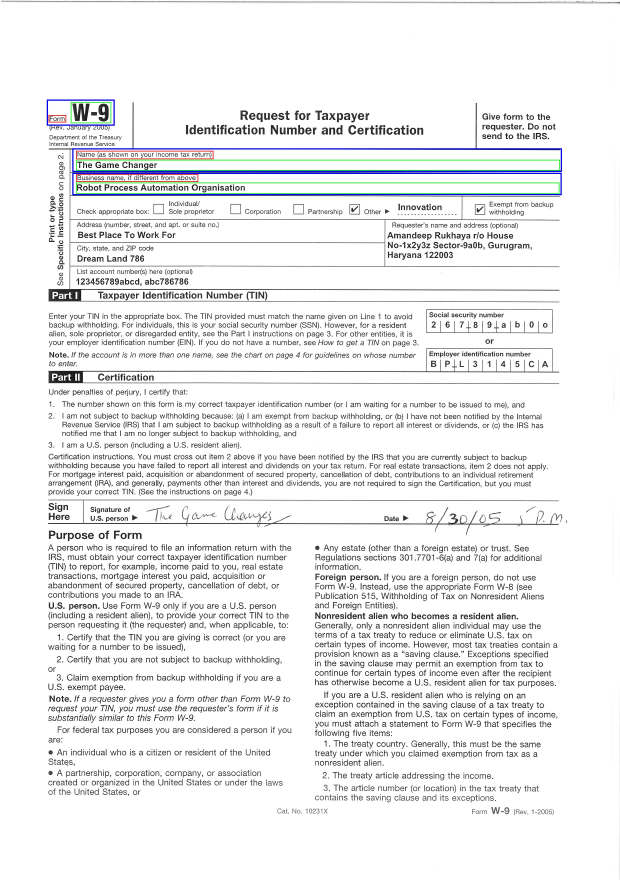
#> input picture ai/ml/projects/data/ScannedForm_For_TextExtraction_Template.jpg, 2480 x 3520 px (shown at 1/4 size)
$ jupyter execute ExtractTextFromScannedImages_TemplateMatching_SVM_Model.ipynb   (shell and % lines are left out)   (older library calls are emulated)
#> lines starting #> are read from the running program, lines starting #| are printed output that depends on the picture; after the words box and inside, x2 and y2 are one past the last pixel; in counts of white or black regions, pixels touching at a corner belong together
[cell 1]
# to make matplotlib figures inline

[cell 2]
# import neccessary packages

import pandas as pd
import numpy as np
import cv2
import matplotlib.pyplot as plt

[cell 3]
# Utility Methods

def show_high_resolution_picture_in_two_parts(image_in_numpy_format, image_name):
    height, width = image_in_numpy_format.shape[:2]

    if len(image_in_numpy_format.shape)==3:
        cv2.imshow(image_name+" Part-1", cv2.resize(image_in_numpy_format[:height//2, :, :], (0,0), fx=0.4, fy=0.4))
        cv2.waitKey() #This is required for showing opencv images
        #cv2.imshow(image_name+" Part-2", cv2.resize(image_in_numpy_format[height//2:, :, :], (0,0), fx=0.4, fy=0.4))
        #cv2.waitKey() #This is required for showing opencv images
    else:
        cv2.imshow(image_name+" Part-1", cv2.resize(image_in_numpy_format[:height//2, :], (0,0), fx=0.4, fy=0.4))
        cv2.waitKey() #This is required for showing opencv images
        #cv2.imshow(image_name+" Part-2", cv2.resize(image_in_numpy_format[height//2:, :], (0,0), fx=0.4, fy=0.4))
        #cv2.waitKey() #This is required for showing opencv images

    # Drawing the image using matplotlib will give options to zoom-in or zoom-out (so better for analysis)
    # plt.imshow(input_image[:height/2, :width/2, :])

[cell 4]
# Read input Form

scanned_form_image_template_path = "data/ScannedForm_For_TextExtraction_Template.jpg"

img = cv2.imread(scanned_form_image_template_path)
#> img is the input picture: shape (3520, 2480, 3); mean B, G, R 238.7, 238.2, 237.7

## convert to hsv
hsv = cv2.cvtColor(img, cv2.COLOR_BGR2HSV)
#> hsv: shape (3520, 2480, 3); mean H, S, V 2.2, 2.4, 239.5

## mask of green (36,0,0) ~ (70, 255,255)
# mask1 = cv2.inRange(hsv, (36, 0, 0), (70, 255,255))
mask1 = cv2.inRange(hsv, (45, 100, 100), (75, 255,255))
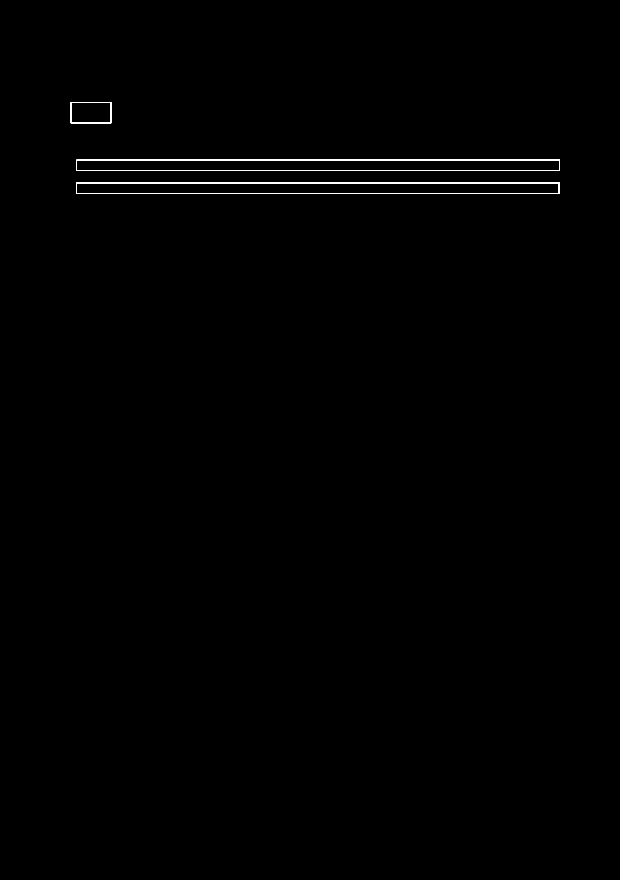
#> mask1: shape (3520, 2480) (shown at 1/4 size); 0.27% white; 3 white regions, box (x1, y1, x2, y2) and area: (304, 730, 2238, 775) 11838, (305, 639, 2240, 682) 9903, (283, 408, 445, 493) 1446

## mask o yellow (15,0,0) ~ (36, 255, 255)
mask2 = cv2.inRange(hsv, (15,0,0), (36, 255, 255))
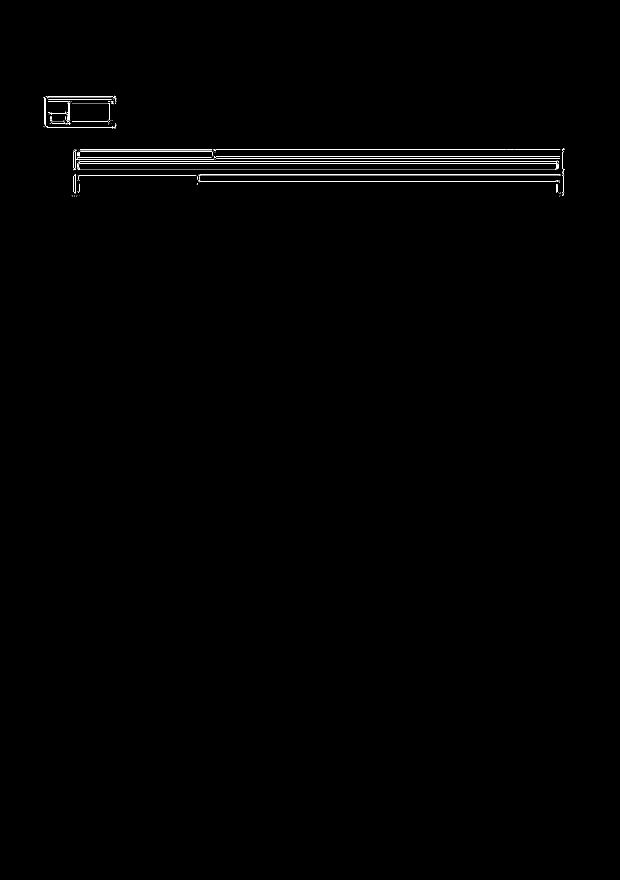
#> mask2: shape (3520, 2480) (shown at 1/4 size); 0.33% white in thin lines or dots, all inside (x1, y1, x2, y2) = (175, 383, 2257, 785)

# define range of blue color in HSV
lower_blue = np.array([110,50,50])
upper_blue = np.array([130,255,255])
# Threshold the HSV image to get only blue colors
mask3 = cv2.inRange(hsv, lower_blue, upper_blue)
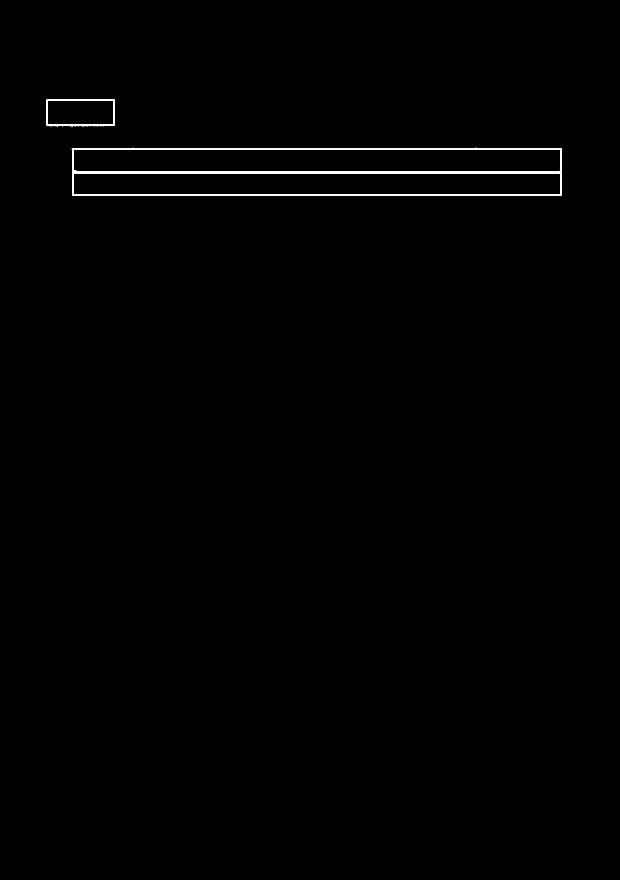
#> mask3: shape (3520, 2480) (shown at 1/4 size); 0.54% white; 84 white regions (81 under 20 px), largest, box (x1, y1, x2, y2) and area: (287, 591, 2248, 783) 43010, (187, 398, 459, 505) 3727, (1202, 782, 1229, 783) 27

# define range of red color in HSV
lower_red = np.array([0, 100, 100])
upper_red = np.array([10, 255, 255])
# Threshold the HSV image to get only red colors
mask4 = cv2.inRange(hsv, lower_red, upper_red)
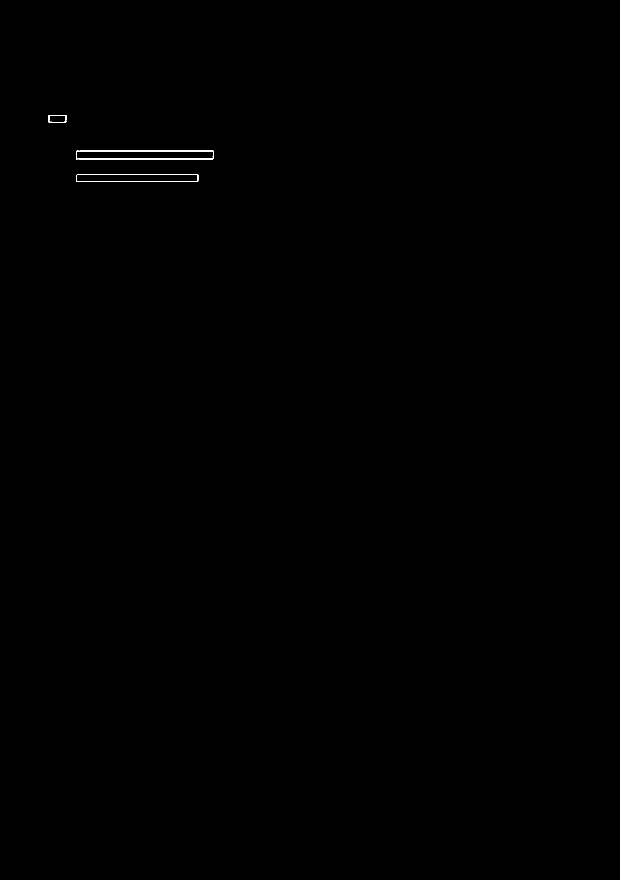
#> mask4: shape (3520, 2480) (shown at 1/4 size); 0.07% white; 4 white regions (1 under 20 px)

show_high_resolution_picture_in_two_parts(mask1, "Green")
#> in show_high_resolution_picture_in_two_parts, `cv2.imshow(image_name+" Part-1", cv2.resize(image_in_numpy_format[:hei..`:
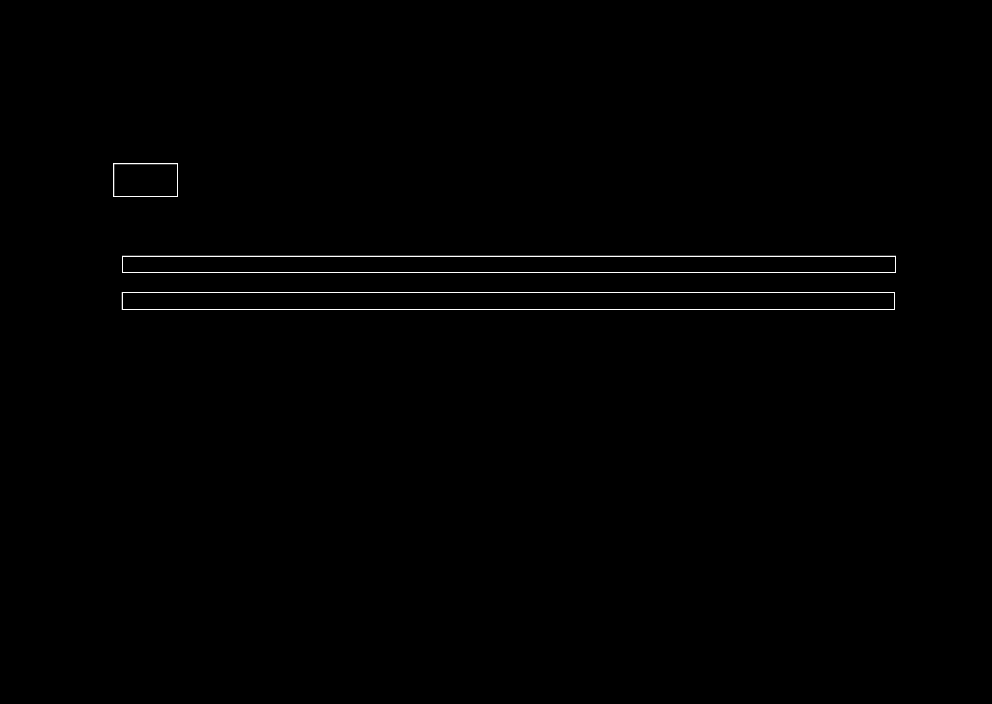
#> window 'Green Part-1': shape (704, 992); min 0, max 255, mean 1.3
#show_high_resolution_picture_in_two_parts(mask2, "Yellow")
show_high_resolution_picture_in_two_parts(mask3, "Blue")
#> call 2 of show_high_resolution_picture_in_two_parts, with image_name = 'Blue'
#> in show_high_resolution_picture_in_two_parts (call 2), `cv2.imshow(image_name+" Part-1", cv2.resize(image_in_numpy_format[:hei..`:
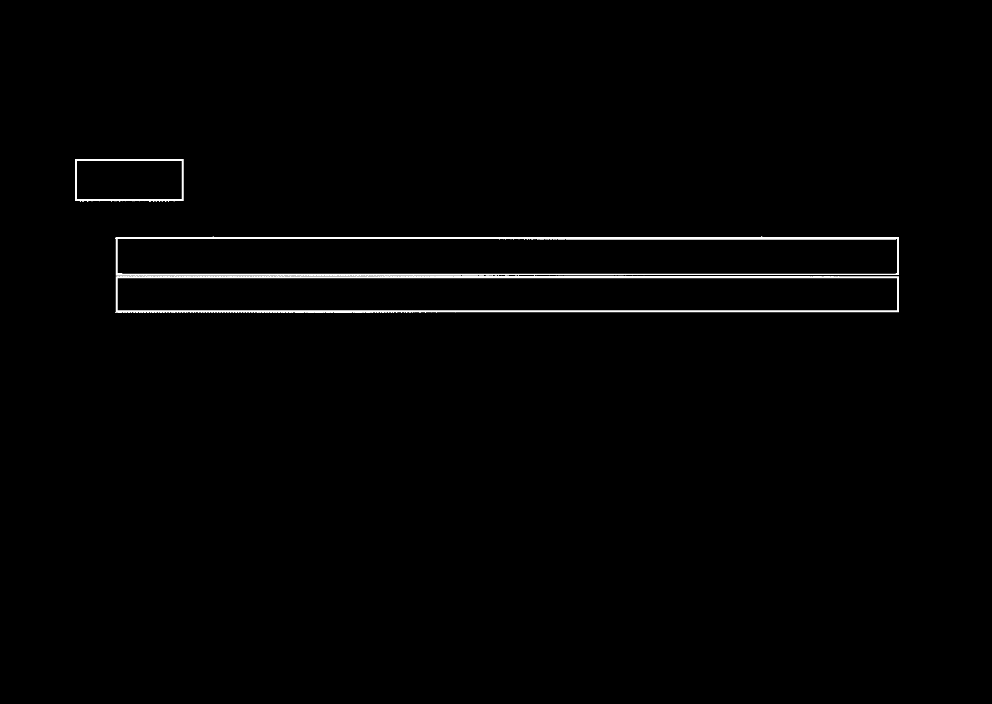
#> window 'Blue Part-1': shape (704, 992); min 0, max 255, mean 2.7
show_high_resolution_picture_in_two_parts(mask4, "Red")
#> call 3 of show_high_resolution_picture_in_two_parts, with image_name = 'Red'
#> in show_high_resolution_picture_in_two_parts (call 3), `cv2.imshow(image_name+" Part-1", cv2.resize(image_in_numpy_format[:hei..`:
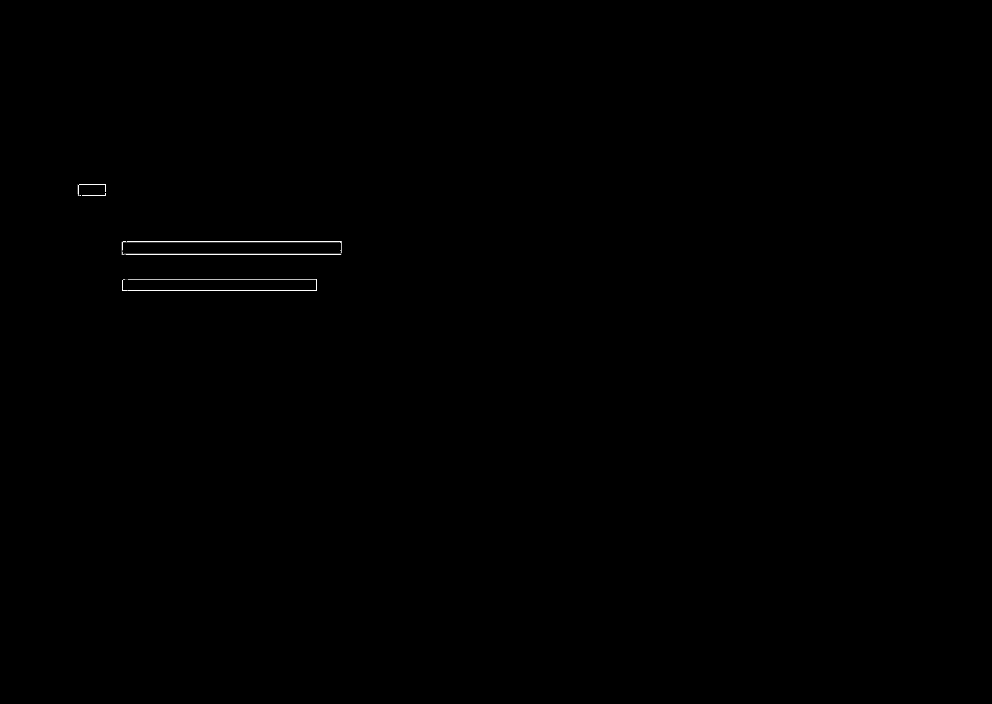
#> window 'Red Part-1': shape (704, 992); min 0, max 255, mean 0.4

[cell 5]
def find_all_regions_of_interest(mask, mask_name):
#> called with mask_name = 'GREEN'
    _, contours, _ = cv2.findContours(mask, cv2.RETR_EXTERNAL, cv2.CHAIN_APPROX_NONE)
#> contours = 3 contours; box (x1, y1, x2, y2) and area: (304, 730, 2238, 775) 85052, (305, 639, 2240, 682) 81228, (283, 408, 445, 493) 13524

    print("Number of Contours Received for ({}): ".format(mask_name), len(contours))
#| Number of Contours Received for (GREEN):  3

    my_list = []

    for counter in range(0,len(contours)):
        (x, y, w, h) = cv2.boundingRect(contours[counter])
        if h>20 and w>20:
            my_list.append((x, y, w, h))
#> this loop made 3 passes
#> (x, y, w, h) on passes 1 to 3: (304, 730, 1934, 45), (305, 639, 1935, 43), (283, 408, 162, 85)
#> after the loop, my_list = [(304, 730, 1934, 45), (305, 639, 1935, 43), (283, 408, 162, 85)]
            # [9 lines of commented-out code are left out]
    return my_list

[cell 6]
coordinates_for_label_values = find_all_regions_of_interest(mask1, "GREEN")
#> coordinates_for_label_values has the same summary as my_list in find_all_regions_of_interest
coordinates_for_labels = find_all_regions_of_interest(mask4, "RED")
#> in find_all_regions_of_interest (call 2), `_, contours, _ = cv2.findContours(mask, cv2.RETR_EXTERNAL, cv2.CHAIN_A..`: contours = 4 contours, 1 with area under 20; largest, box (x1, y1, x2, y2) and area: (304, 603, 854, 637) 2246, (305, 697, 793, 728) 1546, (194, 460, 265, 490) 296
#| Number of Contours Received for (RED):  4
#> the loop in find_all_regions_of_interest (call 2), `for counter in range(0,len(contours)):` made 4 passes
#> (x, y, w, h) on passes 1 to 4: (305, 697, 488, 31), (305, 697, 1, 1), (304, 603, 550, 34), (194, 460, 71, 30)
#> coordinates_for_labels = [(305, 697, 488, 31), (304, 603, 550, 34), (194, 460, 71, 30)]
coordinates_of_enclosing_boundary = find_all_regions_of_interest(mask3, "BLUE")
#> in find_all_regions_of_interest (call 3), `_, contours, _ = cv2.findContours(mask, cv2.RETR_EXTERNAL, cv2.CHAIN_A..`: contours = 84 contours, 82 with area under 20; largest, box (x1, y1, x2, y2) and area: (287, 591, 2248, 783) 363118, (187, 398, 459, 505) 28230
#| Number of Contours Received for (BLUE):  84
#> coordinates_of_enclosing_boundary = [(287, 591, 1961, 192), (187, 398, 272, 107)]

print("Valid Contours Count ({}): ".format("GREEN"), len(coordinates_for_label_values))
#| Valid Contours Count (GREEN):  3
print("Valid Contours Count ({}): ".format("RED"), len(coordinates_for_labels))
#| Valid Contours Count (RED):  3
print("Valid Contours Count ({}): ".format("BLUE"), len(coordinates_of_enclosing_boundary))
#| Valid Contours Count (BLUE):  2

[cell 7]
def return_extreme_x_and_y(points_tuple):

    print("What's Going On: ", sep="")
    print(points_tuple)

    left_top_x_boundary = points_tuple[0]
    left_top_y_boundary = points_tuple[1]

    right_bottom_x_boundary = left_top_x_boundary + points_tuple[2]
    right_bottom_y_boundary = left_top_y_boundary + points_tuple[3]

    # print("Returning Values: ", (left_top_x_boundary, left_top_y_boundary, right_bottom_x_boundary, right_bottom_y_boundary))

    return (left_top_x_boundary, left_top_y_boundary, right_bottom_x_boundary, right_bottom_y_boundary)

[cell 8]
coordinates_for_labels_with_values = []

for labels in coordinates_for_labels:
    for values in coordinates_for_label_values:
        for boundaries in coordinates_of_enclosing_boundary:
            xb1,yb1,xb2,yb2 = return_extreme_x_and_y(boundaries)
            new_values = xv1,yv1,xv2,yv2 = return_extreme_x_and_y(values)
            new_labels = xl1,yl1,xl2,yl2 = return_extreme_x_and_y(labels)

            is_value_valid = xb1<xv1<xb2 and yb1<yv1<yb2 and xb1<xv2<xb2 and yb1<yv2<yb2
            is_label_valid = xb1<xl1<xb2 and yb1<yl1<yb2 and xb1<xl2<xb2 and yb1<yl2<yb2

            if is_value_valid and is_label_valid:
                coordinates_for_labels_with_values.append((new_labels, new_values))
#> this loop made 3 passes
#> labels on passes 1 to 3: (305, 697, 488, 31), (304, 603, 550, 34), (194, 460, 71, 30)
#> (printed output is left out)
#> after the loop, coordinates_for_labels_with_values = [((305, 697, 793, 728), (304, 730, 2238, 775)), ((305, 697, 793, 728), (305, 639, 2240, 682)), ((304, 603, 854, 637), (304, 730, 2238, 775)), ((304, 603, 854, 637), (305, 639, 2240, 682)), ((194, 460, 265, 490), (283, 408, 445, 493))]


# print("######## Values with labels:: ", sep="")
# print(len(coordinates_for_labels_with_values))

[cell 9]
my_mapped_dictionary = {}

for index, tuple_of_tuples in enumerate(coordinates_for_labels_with_values):
    labels,values = tuple_of_tuples
    xl1, yl1, xl2, yl2 = labels
    xv1, yv1, xv2, yv2 = values
    # [6 lines of commented-out code are left out]
    my_mapped_dictionary[index] = (img[yl1:yl2, xl1:xl2, :], img[yv1:yv2, xv1:xv2, :])
#> this loop made 5 passes
#> (xl1, yl1, xl2, yl2, xv1, yv1, xv2, yv2) on passes 1 to 5: (305, 697, 793, 728, 304, 730, 2238, 775), (305, 697, 793, 728, 305, 639, 2240, 682), (304, 603, 854, 637, 304, 730, 2238, 775), (304, 603, 854, 637, 305, 639, 2240, 682), (194, 460, 265, 490, 283, 408, 445, 493)
#> after the loop, my_mapped_dictionary = 5 items
